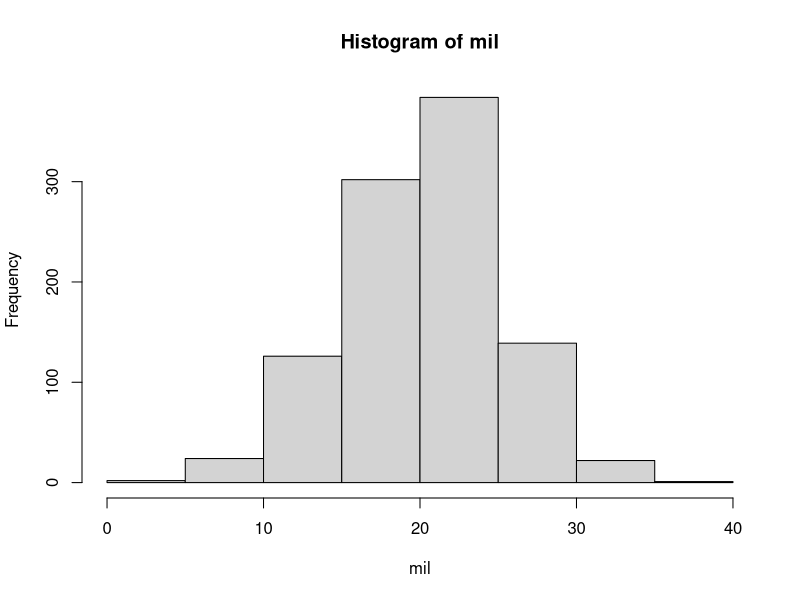

Write R code to recreate this figure.
#1 Encontre o log natural, log na base 10, log na base 2 e a raiz quadrada de 12.43. Some os resultados os resultados encontrados e arredonde a soma para duas casas decimais.
round(
  sum(
    log10(12.43), 
    log(12.43), 
    log2(12.43), 
    sqrt(12.43)
    ), 2)

#resposta: c) 10.78



#2 Determine a área de um círculo com diâmetro de 20 cm e atribua o resultado a um objeto chamado area_circulo. Eis a fórmula para calcular a área do círculo:
area_circulo <- pi*(10^2)
#resposta: b) 314.1593




#3 Calcule a raiz cúbica de 14*0.51
(14*0.51)^(1/3)
#resposta: d) 1.93



#4
a <- 2
b <- (-1)
c <- (-4)
delta <- sqrt((b^2)-4*a*c)
x1 <- (-b+delta)/(2*a)
x2 <- (-b-delta)/(2*a)
round(x1, 2)
round(x2, 2)

(2*(x1^2)) - x1 - 4
(2*(x2^2)) - x2 - 4

#resposta: c) 1.69, -1.19





#5 Crie um vetor chamado peso contendo o peso (em kg) de 4 pessoas: 80.2, 56.3, 70.5 e 60.3. Agora, calcule a média e o desvio padrão do vetor peso. Arredonde os resultados para uma casa decimal.
peso <- c(80.2, 56.3, 70.5, 60.3)
round(mean(peso), 1)
round(sd(peso), 1)
#resposta: d) 66.8, 10.7





#6 Crie o objeto altura com os valores (em cm) para a altura das mesmas quatro pessoas que tiveram o peso registrado anteriormente: 175, 160, 165 e 172. Agora, transforme o objeto altura de modo que os valores sejam apresentados em metros. Salve o resultado para um novo objeto chamado altura_m.
#Quais os valores encontrados para a mediana, o mínimo e o máximo do objeto altura_m, respectivamente?”
altura <- c(175, 160, 165, 172)
altura_m <- altura/100
median(altura_m)
min(altura_m)
max(altura_m)
#resposta: a) 1.685, 1.6, 1.75




#7 Sabendo que o Índice de Massa Corpórea (IMC) é obtido dividindo o peso (em kg) pela altura (em metros) ao quadrado, recrie os objetos peso e altura_m e crie um objeto imc com os valores do IMC de cada caso.
#Qual o imc médio dessa amostra de quatro pessoas? Arredonde o resultado para três casas decimais.
imc <- peso/(altura_m^2)
round(mean(imc), 3)
#resposta: c) 23.614




#8 No R, é possível usar funções de dentro de funções. Veja o exemplo a seguir:
vetor <- "q"
questoes <- paste(rep("q", times = 5), c(1,2,3,4,5), sep = "")
#conquista!!!
print(questoes)





#9 Agora, crie um objeto questoes_ com os seguintes elementos: q_1,q_2,q_3,q_4 e q_5. Em seguida, em uma nova linha, imprima o objeto questoes_ com a função print() para conferir o resultado.
questoes_ <- paste(rep("q", 5), c(1, 2, 3, 4, 5), sep = "_")
print(questoes_)





#10 Agora, tente criar novamente o objeto questoes com os elementos q1,q2,q3,q4 e q5, mas utilizando o operador pipe (|> ou %>%). Em uma terceira linha, imprima o objeto questoes com a função print()
questoes <- questoes |>
  paste(rep("q", 5), c(1, 2, 3, 4, 5), sep = "")
print(questoes)

#correção:
questoes_2 <- rep("q",5) |>
  paste(1:5, sep = "")
print(questoes_2)

#de fato. a função mais interior
# é a primeira a ser rodada. a mais externa
#é sucessiva. "faça a média e, então, arredonde
#faça a repetição e, então, cole
teste <- c(5, 6, 2, 4, 6)
mean(teste)|>
  round(2)
round(mean(teste), 2)

#11 Crie um objeto mil com 1000 valores que tenham uma distribuição normal com média 20 e desvio padrão 5. Em seguida, crie um histograma usando a função básica do R.
mil <- rnorm(n = 1000,
      mean = 20,
      sd = 5)
hist(mil)
#correção: faltou só o set.seed(123)



#12 Use a função replace() para substituir os valores do objeto a que estão como caracteres pelo valor numérico correspondente.
a_12 <- c(1, 2, "três", 4, "cinco")
replace(
  x = a_12,
  list = c(3, 5),
  values = c(3, 5)
)





#13 Extraía o nome das variáveis do banco de dados mtcars e salve num objeto chamado colunas. Em seguinda, imprima o objeto criado.

colunas <- colnames(mtcars)

#data() para conhecer outros dataframes